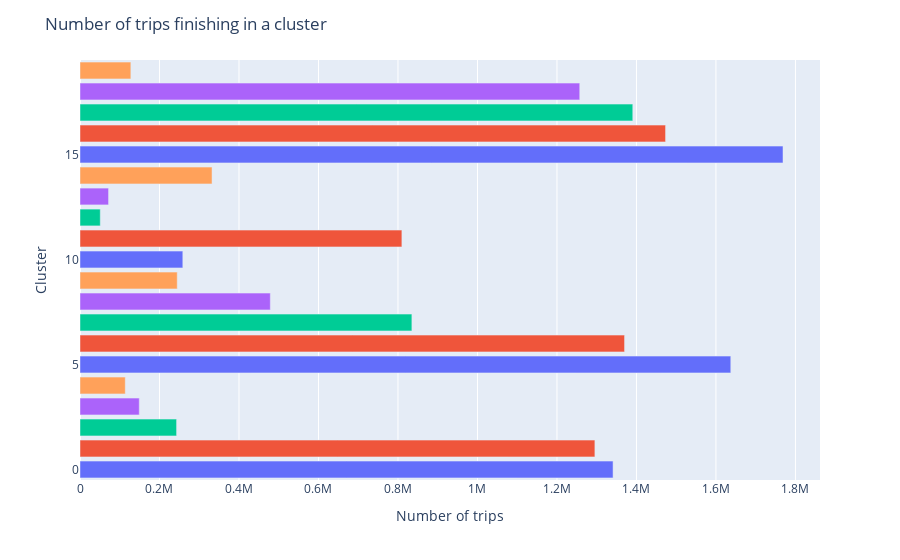

Notebook cell for this chart:
### Code cell
# PLOT
temp = df.groupby('dropoff_cluster')['pickup_longitude'].count()


fig = px.bar(temp.index,temp.values, color=['black', 'red', 'green', 'blue', 'cyan']*4, labels={'index' : 'Cluster', 'x':'Number of trips'})
fig.update_layout(title_text="Number of trips finishing in a cluster", showlegend=False)

### Figure 1 — Plotly figure (JSON) as saved in the notebook; plotly's stock layout.template omitted (floating-point values rounded to 4 significant figures)
{"data": [{"alignmentgroup": "True", "hovertemplate": "color=black<br>Number of trips=%{x}<br>Cluster=%{y}<extra></extra>", "legendgroup": "black", "marker": {"color": "#636efa", "pattern": {"shape": ""}}, "name": "black", "offsetgroup": "black", "orientation": "h", "showlegend": true, "textposition": "auto", "type": "bar", "x": [1341130, 1637305, 258679, 1768683], "xaxis": "x", "y": [0, 5, 10, 15], "yaxis": "y"}, {"alignmentgroup": "True", "hovertemplate": "color=red<br>Number of trips=%{x}<br>Cluster=%{y}<extra></extra>", "legendgroup": "red", "marker": {"color": "#EF553B", "pattern": {"shape": ""}}, "name": "red", "offsetgroup": "red", "orientation": "h", "showlegend": true, "textposition": "auto", "type": "bar", "x": [1295426, 1370060, 809857, 1473217], "xaxis": "x", "y": [1, 6, 11, 16], "yaxis": "y"}, {"alignmentgroup": "True", "hovertemplate": "color=green<br>Number of trips=%{x}<br>Cluster=%{y}<extra></extra>", "legendgroup": "green", "marker": {"color": "#00cc96", "pattern": {"shape": ""}}, "name": "green", "offsetgroup": "green", "orientation": "h", "showlegend": true, "textposition": "auto", "type": "bar", "x": [243023, 834979, 51006, 1390753], "xaxis": "x", "y": [2, 7, 12, 17], "yaxis": "y"}, {"alignmentgroup": "True", "hovertemplate": "color=blue<br>Number of trips=%{x}<br>Cluster=%{y}<extra></extra>", "legendgroup": "blue", "marker": {"color": "#ab63fa", "pattern": {"shape": ""}}, "name": "blue", "offsetgroup": "blue", "orientation": "h", "showlegend": true, "textposition": "auto", "type": "bar", "x": [149098, 478816, 71840, 1257297], "xaxis": "x", "y": [3, 8, 13, 18], "yaxis": "y"}, {"alignmentgroup": "True", "hovertemplate": "color=cyan<br>Number of trips=%{x}<br>Cluster=%{y}<extra></extra>", "legendgroup": "cyan", "marker": {"color": "#FFA15A", "pattern": {"shape": ""}}, "name": "cyan", "offsetgroup": "cyan", "orientation": "h", "showlegend": true, "textposition": "auto", "type": "bar", "x": [113888, 244657, 332196, 127928], "xaxis": "x", "y": [4, 9, 14, 19], "yaxis": "y"}], "layout": {"barmode": "relative", "legend": {"title": {"text": "color"}, "tracegroupgap": 0}, "margin": {"t": 60}, "showlegend": false, "title": {"text": "Number of trips finishing in a cluster"}, "xaxis": {"anchor": "y", "domain": [0, 1], "title": {"text": "Number of trips"}}, "yaxis": {"anchor": "x", "domain": [0, 1], "title": {"text": "Cluster"}}}}
